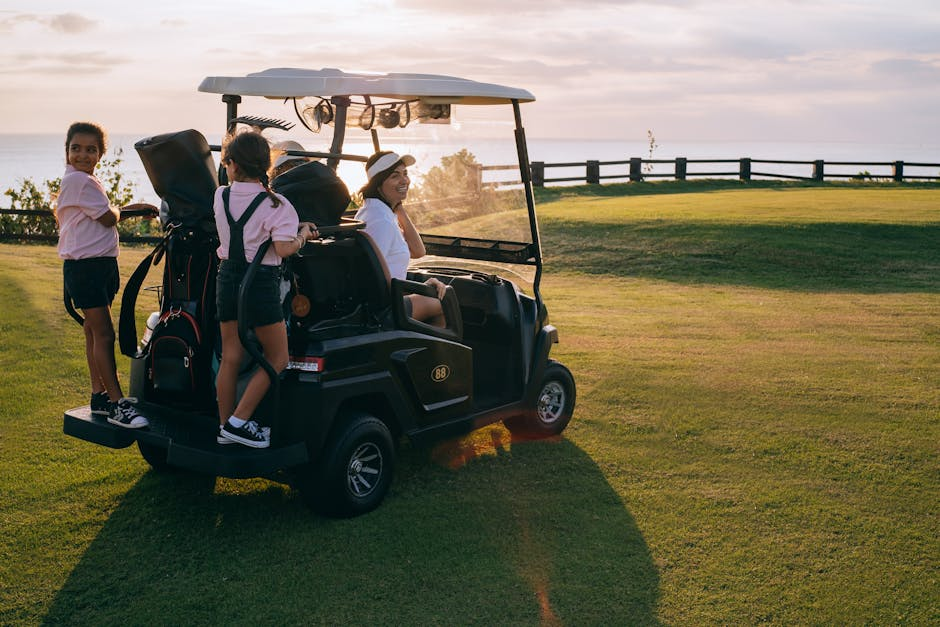
#> input picture Image Resizing & Reshaping/9207176.jpg, 940 x 627 px, found by its file name
$ python rotation.py
#> lines starting #> are read from the running program, lines starting #| are printed output that depends on the picture
import cv2

image = cv2.imread("Image Resizing & Reshaping\\9207176.jpg")
#> image is the input picture: shape (627, 940, 3); mean B, G, R 88.5, 110.3, 115.5

if image is not None:
    print("Image Loaded")

    # center point
    (h, w) = image.shape[:2]
#> h = 627; w = 940
    center_point = (w//2, h//2) # w,h//2, integer division
#> center_point = (470, 313)
    formula = cv2.getRotationMatrix2D(center_point, 90, 1.0)
    rotation = cv2.warpAffine(image, formula, (w, h))
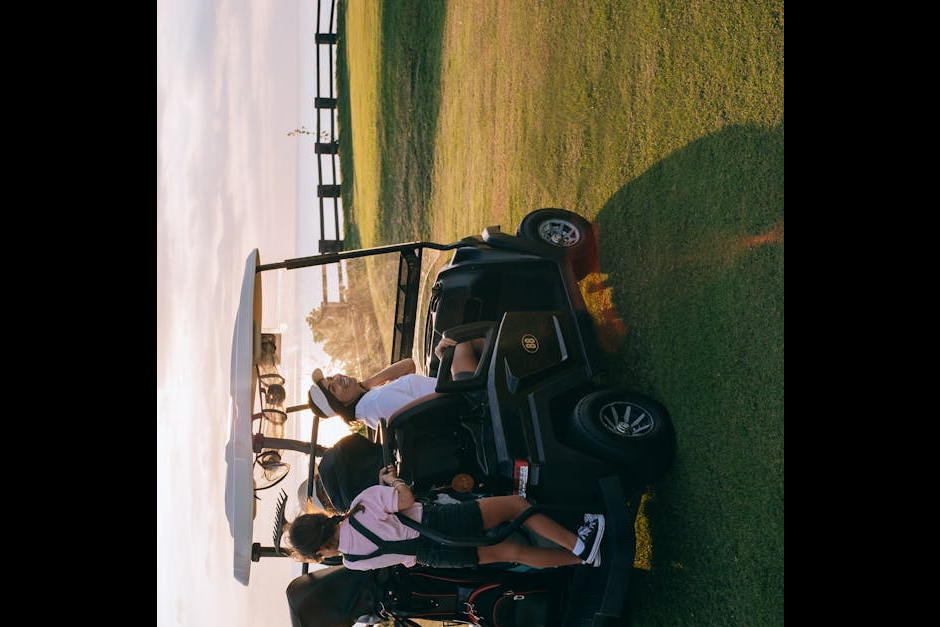
#> rotation: shape (627, 940, 3); mean B, G, R 58.2, 69.9, 72.4

    cv2.imshow("Original", image)
    cv2.imshow("Rotated", rotation)

    cv2.imwrite("Image Resizing & Reshaping\\rotated_img.png", rotation)
    print("Image Saved")
    cv2.waitKey(0)
    cv2.destroyAllWindows()
else:
    print("Image Could'nt Load")

$ run again, with Image Resizing & Reshaping/7047294.jpg copied over Image Resizing & Reshaping/9207176.jpg
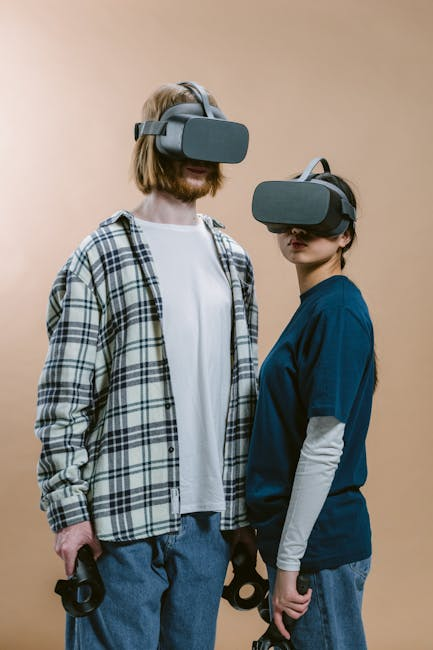
#> input picture Image Resizing & Reshaping/7047294.jpg, 433 x 650 px, found by its file name
#> image is the input picture: shape (650, 433, 3); mean B, G, R 129.1, 136.1, 142.4
#> `rotation = cv2.warpAffine(image, formula, (w, h))`:
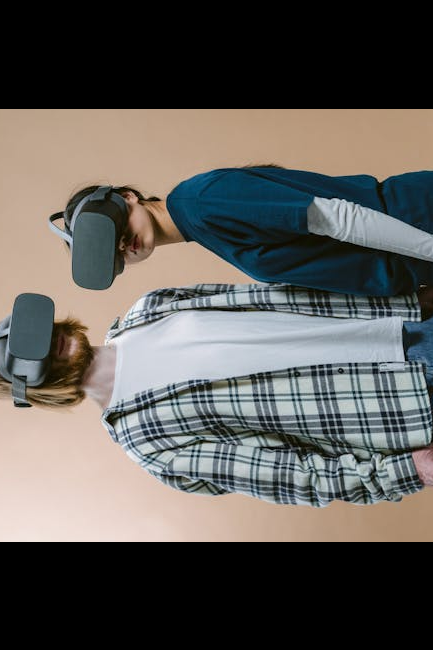
#> rotation: shape (650, 433, 3); mean B, G, R 87.8, 91.3, 93.6

$ run again, with Image Resizing & Reshaping/8337512.jpg copied over Image Resizing & Reshaping/9207176.jpg
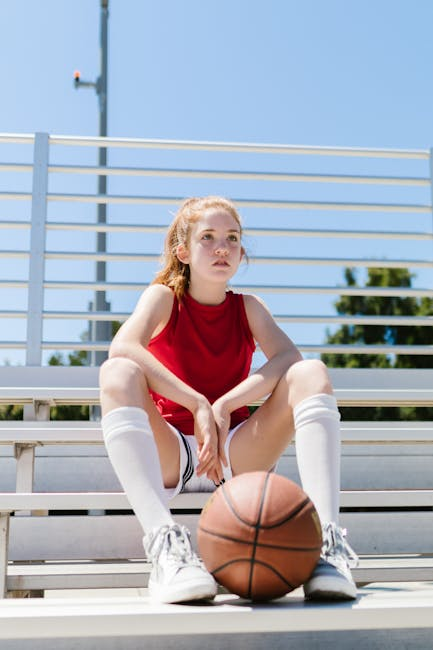
#> input picture Image Resizing & Reshaping/8337512.jpg, 433 x 650 px, found by its file name
#> image is the input picture: shape (650, 433, 3); mean B, G, R 185.9, 174.2, 170.3
#> `rotation = cv2.warpAffine(image, formula, (w, h))`:
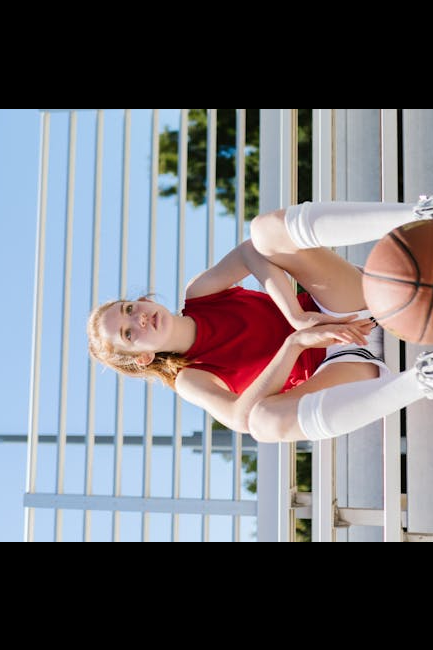
#> rotation: shape (650, 433, 3); mean B, G, R 119, 112.9, 113.5
